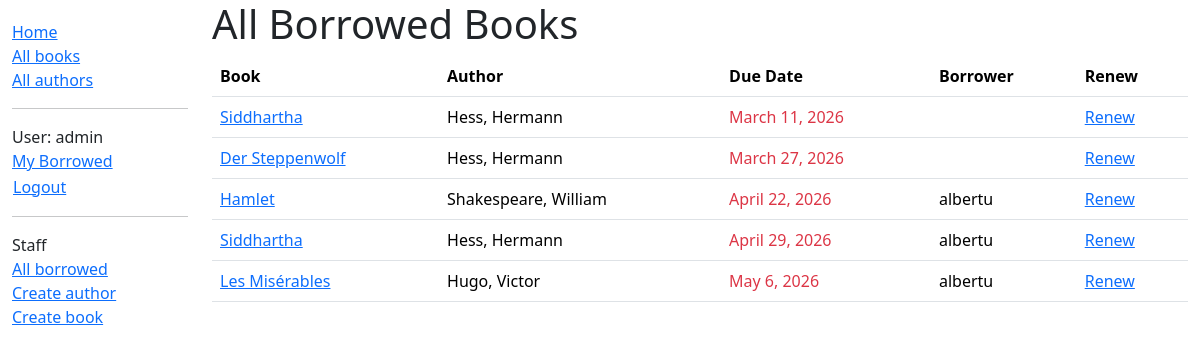
Page /catalog/all-borrowed/ (signed in) on the committed database.
### catalog/models.py (models this page shows, shortened)
class BookInstance(models.Model):
    LOAN_STATUS = (
        ("m", "Maintenance"),
        ("o", "On loan"),
        ("a", "Available"),
        ("r", "Reserved"),
    )
    id = models.UUIDField(
        primary_key=True,
        default=uuid.uuid4,
        help_text="Unique ID for this book instance across the whole library"
    )
    book = models.ForeignKey(to=Book, on_delete=models.RESTRICT, null=True)
    imprint = models.CharField(max_length=200)
    due_back = models.DateField(null=True, blank=True)
    status = models.CharField(
        max_length=1,
        choices=LOAN_STATUS,
        blank=True,
        default="m",
        help_text="Book availability",
    )
    borrower = models.ForeignKey(to=settings.AUTH_USER_MODEL, on_delete=models.SET_NULL, null=True, blank=True)
    @property
    def is_overdue(self):
        return bool(self.due_back and date.today() > self.due_back)
    class Meta:
        ordering = ['due_back']
        permissions = (
            ("can_mark_returned", "Set book as returned"),
        )

class Book(models.Model):
    title = models.CharField(max_length=200)
    author = models.ForeignKey(to=Author, on_delete=models.RESTRICT, null=True)
    summary = models.TextField(
        max_length=1000,
        help_text="Enter a brief description of the book"
        )
    isbn = models.CharField(
        verbose_name="ISBN",
        max_length=13,
        unique=True,
        help_text='13 Character <a href="https://www.isbn-international.org/content/what-isbn'
                                      '">ISBN number</a>',
        validators=[is_isbn]
        )
    genre = models.ManyToManyField(
        to=Genre,
        help_text="Select a genre for this book.")
    language = models.ForeignKey(to=Language, on_delete=models.RESTRICT, null=False)
    def display_genre(self):
        """Create a string for the genre. Required to display genre in admin."""
        return ", ".join(genre.name for genre in self.genre.all()[:3])
    display_genre.short_description = "Genre"

class Author(models.Model):
    first_name = models.CharField(max_length=100)
    last_name = models.CharField(max_length=100)
    date_of_birth = models.DateField(null=True, blank=True)
    date_of_death = models.DateField(verbose_name="Died", null=True, blank=True)
    class Meta:
        ordering = ["last_name", "first_name"]

### catalog/views.py (the view)
# urls.py: path("all-borrowed/", views.BooksBorrowedListView.as_view(), name="all-borrowed"),
class BooksBorrowedListView(PermissionRequiredMixin, generic.ListView):
    permission_required = ("catalog.can_mark_returned",)
    model = BookInstance
    template_name = "catalog/books_borrowed.html"
    paginate_by = 10
    def get_queryset(self):
        data = BookInstance.objects.filter(status="o").order_by("due_back")
        return data

### catalog/templates/catalog/books_borrowed.html
{% extends "catalog/base_generic.html" %}
{% block content %}
<h1>All Borrowed Books</h1>
<table class="table table-hover">
  <thead>
    <tr>
      <th scope="col">Book</th>
      <th scope="col">Author</th>
      <th scope="col">Due Date</th>
      <th scope="col">Borrower</th>
      <th scope="col">Renew</th>
    </tr>
  </thead>
  <tbody>
    {% for bookinst in bookinstance_list %}
    <tr>
      <td><a href="{% url "book-detail" bookinst.book.pk %}">{{bookinst.book.title}}</a></td>
      <td>{{bookinst.book.author.last_name}}, {{bookinst.book.author.first_name}}</td>
      <td {% if bookinst.is_overdue %}class="text-danger"{% endif %}>{{bookinst.due_back}}</td>
      <td>{{bookinst.borrower.username}}</td>
      <td><a href="{% url "renew-book-librarian" bookinst.id %}">Renew</a></td>
    </tr>
    {% empty %}
    <tr>
        No books borrowed.
    </tr>
    {% endfor %}
  </tbody>
</table>
{% endblock content %}

### catalog/templates/catalog/base_generic.html (shortened to what this page needs)
<!doctype html>
<html lang="en">
  <head>
    <link href="https://cdn.jsdelivr.net/npm/bootstrap@5.3.3/dist/css/bootstrap.min.css"
      rel="stylesheet"
>
    {% load static %}
    <link rel="stylesheet" href="{% static 'css/styles.css' %}" />
  </head>
  <body>
    <div class="container-fluid">
      <div class="row">
        <div class="col-sm-2">
          {% block sidebar %}
            <ul class="sidebar-nav">
              <li><a href="{% url "index" %}">Home</a></li>
              <li><a href="{% url "books" %}">All books</a></li>
              <li><a href="{% url "authors" %}">All authors</a></li>
              <hr>
              {% if user.is_authenticated %}
                <li>User: {{ user.get_username }}</li>
                <li><a href="{% url "my-borrowed" %}">My Borrowed</a></li>
                <li>
                  <form id="logout-form" method="post" action="{% url "logout" %}">
                    <button type="submit" class="btn btn-link">Logout</button>
                  </form>
                </li>
              {% else %}
                <li><a href="{% url "login" %}?next={% url "index" %}">Login</a></li>
              {% endif %}
              <hr>
              {% if user.is_staff %}
                <li>Staff</li>
                <li><a href="{% url "all-borrowed" %}">All borrowed</a></li>
                {% if perms.catalog.add_author %}
                  <li><a href="{% url "author-create" %}">Create author</a></li>
                {% endif %}
                {% if perms.catalog.add_book %}
                  <li><a href="{% url "book-create" %}">Create book</a></li>
                {% endif %}
              {% endif %}
            </ul>
          {% endblock %}
        </div>
        <div class="col-sm-10 ">
          {% block content %}{% endblock content %}
        </div>
      </div>
    </div>
  </body>
</html>

### catalog/static/css/styles.css (style rules this page uses)
.sidebar-nav { margin-top: 20px; padding: 0; list-style: none; }
#logout-form { display: inline; }
#logout-form button { padding: 0; margin: 0; }

### rows in the picture
BookInstance: book "Siddhartha", book.author.last_name "Hess", book.author.first_name "Hermann", due_back "March 11, 2026"
BookInstance: book "Der Steppenwolf", book.author.last_name "Hess", book.author.first_name "Hermann", due_back "March 27, 2026"
BookInstance: book "Hamlet", book.author.last_name "Shakespeare", book.author.first_name "William", due_back "April 22, 2026", borrower.username "albertu"
BookInstance: book "Siddhartha", book.author.last_name "Hess", book.author.first_name "Hermann", due_back "April 29, 2026", borrower.username "albertu"
BookInstance: book "Les Misérables", book.author.last_name "Hugo", book.author.first_name "Victor", due_back "May 6, 2026", borrower.username "albertu"

### other values in the picture
{{ user.get_username }} "admin"
